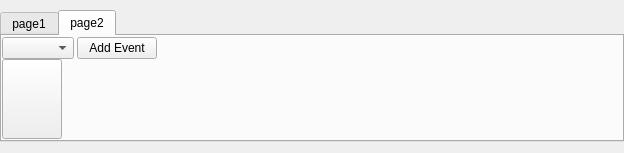
<?xml version="1.0" encoding="UTF-8"?>
<ui version="4.0">
 <class>UBXEventEditorWidget</class>
 <widget class="QWidget" name="UBXEventEditorWidget">
  <property name="geometry">
   <rect>
    <x>0</x>
    <y>0</y>
    <width>624</width>
    <height>153</height>
   </rect>
  </property>
  <property name="sizePolicy">
   <sizepolicy hsizetype="Preferred" vsizetype="Preferred">
    <horstretch>0</horstretch>
    <verstretch>0</verstretch>
   </sizepolicy>
  </property>
  <property name="maximumSize">
   <size>
    <width>16777215</width>
    <height>16777215</height>
   </size>
  </property>
  <property name="windowTitle">
   <string>Form</string>
  </property>
  <layout class="QVBoxLayout" name="verticalLayout_5">
   <property name="spacing">
    <number>0</number>
   </property>
   <property name="leftMargin">
    <number>0</number>
   </property>
   <property name="topMargin">
    <number>0</number>
   </property>
   <property name="rightMargin">
    <number>0</number>
   </property>
   <property name="bottomMargin">
    <number>0</number>
   </property>
   <item>
    <widget class="QTabWidget" name="tabWidget_eventeditor">
     <property name="sizePolicy">
      <sizepolicy hsizetype="Expanding" vsizetype="Fixed">
       <horstretch>0</horstretch>
       <verstretch>0</verstretch>
      </sizepolicy>
     </property>
     <property name="currentIndex">
      <number>1</number>
     </property>
     <widget class="QWidget" name="tab_1">
      <property name="sizePolicy">
       <sizepolicy hsizetype="Preferred" vsizetype="Fixed">
        <horstretch>0</horstretch>
        <verstretch>0</verstretch>
       </sizepolicy>
      </property>
      <attribute name="title">
       <string>page1</string>
      </attribute>
      <layout class="QVBoxLayout" name="verticalLayout_2">
       <property name="spacing">
        <number>0</number>
       </property>
       <property name="leftMargin">
        <number>0</number>
       </property>
       <property name="topMargin">
        <number>0</number>
       </property>
       <property name="rightMargin">
        <number>0</number>
       </property>
       <property name="bottomMargin">
        <number>0</number>
       </property>
       <item>
        <layout class="QVBoxLayout" name="verticalLayout" stretch="0,1">
         <property name="spacing">
          <number>0</number>
         </property>
         <property name="sizeConstraint">
          <enum>QLayout::SetFixedSize</enum>
         </property>
         <item>
          <layout class="QHBoxLayout" name="horizontalLayout">
           <property name="spacing">
            <number>3</number>
           </property>
           <item>
            <widget class="QComboBox" name="comboBox_distance1"/>
           </item>
           <item>
            <widget class="QPushButton" name="pushButton_addlisten1">
             <property name="text">
              <string>Add Event</string>
             </property>
            </widget>
           </item>
           <item>
            <spacer name="horizontalSpacer">
             <property name="orientation">
              <enum>Qt::Horizontal</enum>
             </property>
             <property name="sizeHint" stdset="0">
              <size>
               <width>40</width>
               <height>20</height>
              </size>
             </property>
            </spacer>
           </item>
          </layout>
         </item>
         <item>
          <layout class="QHBoxLayout" name="horizontalLayout_4">
           <property name="spacing">
            <number>3</number>
           </property>
           <item>
            <widget class="QToolButton" name="toolButton_eventeditor1">
             <property name="maximumSize">
              <size>
               <width>60</width>
               <height>90</height>
              </size>
             </property>
             <property name="cursor">
              <cursorShape>OpenHandCursor</cursorShape>
             </property>
             <property name="text">
              <string/>
             </property>
             <property name="icon">
              <iconset>
               <normaloff>:/res/images/ic_monitor.png</normaloff>:/res/images/ic_monitor.png</iconset>
             </property>
             <property name="iconSize">
              <size>
               <width>60</width>
               <height>60</height>
              </size>
             </property>
             <property name="toolButtonStyle">
              <enum>Qt::ToolButtonTextUnderIcon</enum>
             </property>
            </widget>
           </item>
           <item>
            <spacer name="horizontalSpacer_3">
             <property name="orientation">
              <enum>Qt::Horizontal</enum>
             </property>
             <property name="sizeHint" stdset="0">
              <size>
               <width>40</width>
               <height>20</height>
              </size>
             </property>
            </spacer>
           </item>
           <item>
            <spacer name="verticalSpacer_2">
             <property name="orientation">
              <enum>Qt::Vertical</enum>
             </property>
             <property name="sizeType">
              <enum>QSizePolicy::Fixed</enum>
             </property>
             <property name="sizeHint" stdset="0">
              <size>
               <width>20</width>
               <height>80</height>
              </size>
             </property>
            </spacer>
           </item>
          </layout>
         </item>
        </layout>
       </item>
      </layout>
     </widget>
     <widget class="QWidget" name="tab_2">
      <property name="sizePolicy">
       <sizepolicy hsizetype="Preferred" vsizetype="Fixed">
        <horstretch>0</horstretch>
        <verstretch>0</verstretch>
       </sizepolicy>
      </property>
      <attribute name="title">
       <string>page2</string>
      </attribute>
      <layout class="QVBoxLayout" name="verticalLayout_4">
       <property name="spacing">
        <number>0</number>
       </property>
       <property name="leftMargin">
        <number>0</number>
       </property>
       <property name="topMargin">
        <number>0</number>
       </property>
       <property name="rightMargin">
        <number>0</number>
       </property>
       <property name="bottomMargin">
        <number>0</number>
       </property>
       <item>
        <layout class="QVBoxLayout" name="verticalLayout_3" stretch="0,1">
         <property name="spacing">
          <number>0</number>
         </property>
         <property name="sizeConstraint">
          <enum>QLayout::SetFixedSize</enum>
         </property>
         <item>
          <layout class="QHBoxLayout" name="horizontalLayout_3">
           <property name="spacing">
            <number>3</number>
           </property>
           <item>
            <widget class="QComboBox" name="comboBox_distance2"/>
           </item>
           <item>
            <widget class="QPushButton" name="pushButton_addlisten2">
             <property name="text">
              <string>Add Event</string>
             </property>
            </widget>
           </item>
           <item>
            <spacer name="horizontalSpacer_2">
             <property name="orientation">
              <enum>Qt::Horizontal</enum>
             </property>
             <property name="sizeHint" stdset="0">
              <size>
               <width>40</width>
               <height>20</height>
              </size>
             </property>
            </spacer>
           </item>
          </layout>
         </item>
         <item>
          <layout class="QHBoxLayout" name="horizontalLayout_2">
           <property name="spacing">
            <number>3</number>
           </property>
           <item>
            <widget class="QToolButton" name="toolButton_eventeditor2">
             <property name="sizePolicy">
              <sizepolicy hsizetype="Fixed" vsizetype="Fixed">
               <horstretch>0</horstretch>
               <verstretch>0</verstretch>
              </sizepolicy>
             </property>
             <property name="maximumSize">
              <size>
               <width>60</width>
               <height>90</height>
              </size>
             </property>
             <property name="cursor">
              <cursorShape>OpenHandCursor</cursorShape>
             </property>
             <property name="text">
              <string/>
             </property>
             <property name="icon">
              <iconset>
               <normaloff>:/res/images/ic_monitor.png</normaloff>:/res/images/ic_monitor.png</iconset>
             </property>
             <property name="iconSize">
              <size>
               <width>60</width>
               <height>60</height>
              </size>
             </property>
             <property name="toolButtonStyle">
              <enum>Qt::ToolButtonTextUnderIcon</enum>
             </property>
            </widget>
           </item>
           <item>
            <spacer name="horizontalSpacer_4">
             <property name="orientation">
              <enum>Qt::Horizontal</enum>
             </property>
             <property name="sizeHint" stdset="0">
              <size>
               <width>40</width>
               <height>20</height>
              </size>
             </property>
            </spacer>
           </item>
           <item>
            <spacer name="verticalSpacer">
             <property name="orientation">
              <enum>Qt::Vertical</enum>
             </property>
             <property name="sizeType">
              <enum>QSizePolicy::Fixed</enum>
             </property>
             <property name="sizeHint" stdset="0">
              <size>
               <width>20</width>
               <height>80</height>
              </size>
             </property>
            </spacer>
           </item>
          </layout>
         </item>
        </layout>
       </item>
      </layout>
     </widget>
    </widget>
   </item>
  </layout>
 </widget>
 <resources>
  <include location="ubxeventeditor.qrc"/>
 </resources>
 <connections/>
</ui>
